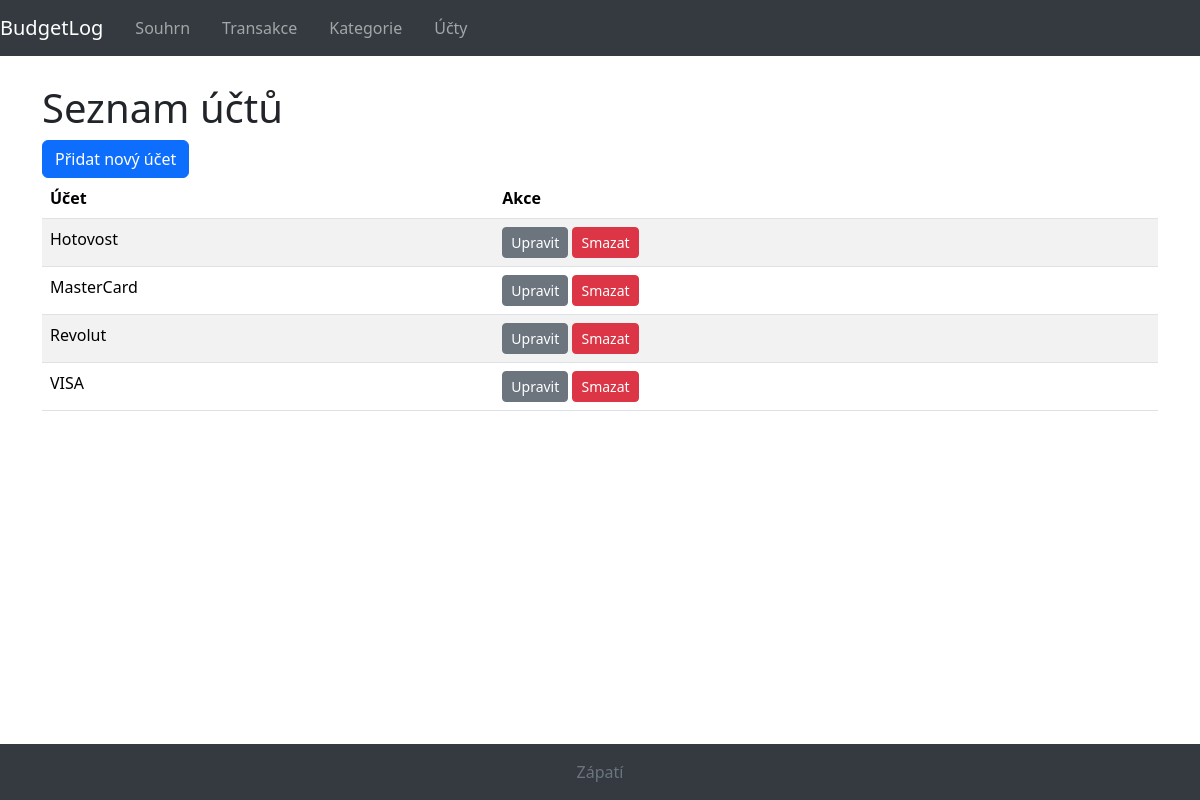
Screenshot of /accounts/ with the database file from the repository.
### budgetlog/models.py (models this page shows, shortened)
class Account(models.Model):
    name = models.CharField(max_length=100, unique=True, verbose_name="Jméno účtu",
                            help_text="Uveď jméno či označení účtu")
    description = models.TextField(null=True, blank=True, verbose_name="Popis účtu",
                                   help_text="Detailnější popis účtu (volitelný)")
    """null=True umožňuje, aby pole mohlo být v databázi prázdné, a blank=True umožňuje, aby pole mohlo být ponecháno
    prázdné ve formulářích."""

### budgetlog/views.py (the view)
# urls.py: path('accounts/', views.AccountListView.as_view(), name='account-list'),
class AccountListView(ListView):
    model = Account
    template_name = 'budgetlog/account_list.html'
    context_object_name = 'accounts'
    ordering = ['name']  # Řazení dle atributu name v modelu Account

### budgetlog/templates/budgetlog/account_list.html
{% extends "base_generic.html" %}
{% block content %}
<h1>Seznam účtů</h1>
<div class="d-grid gap-2 d-md-block">
    <a href="{% url 'account-add' %}" class="btn btn-primary">Přidat nový účet</a>
</div>
<table class="table table-striped">
    <thead>
        <tr>
            <th>Účet</th>
            <th>Akce</th>
        </tr>
    </thead>
    <tbody>
        {% for account in accounts %}
            <tr>
                <td>{{ account.name }}</td>
                <td>
                    <a href="{% url 'account-edit' account.id %}" class="btn btn-secondary btn-sm">Upravit</a>
                    <a href="{% url 'account-delete' account.id %}" class="btn btn-danger btn-sm">Smazat</a>
                </td>
            </tr>
        {% endfor %}
    </tbody>
</table>
{% endblock %}

### rows the page displays
Account: name "Hotovost"
Account: name "MasterCard"
Account: name "Revolut"
Account: name "VISA"
